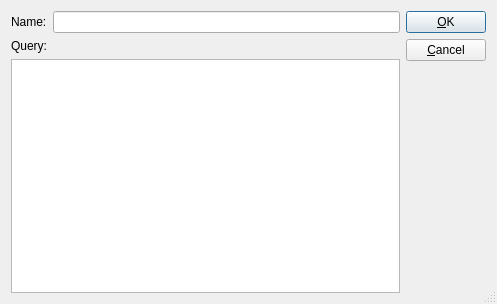
<ui version="4.0" >
 <author></author>
 <comment> * Copyright (c) 2002-2007 by OpenMFG, LLC
 *
 * This program is free software; you can redistribute it and/or modify
 * it under the terms of the GNU General Public License as published by
 * the Free Software Foundation; either version 2 of the License, or
 * (at your option) any later version.
 *
 * This program is distributed in the hope that it will be useful,
 * but WITHOUT ANY WARRANTY; without even the implied warranty of
 * MERCHANTABILITY or FITNESS FOR A PARTICULAR PURPOSE.  See the
 * GNU General Public License for more details.
 *
 * You should have received a copy of the GNU General Public License
 * along with this program; if not, write to the Free Software
 * Foundation, Inc., 59 Temple Place, Suite 330, Boston, MA  02111-1307  USA
 *
 * If you do not wish to be bound by the terms of the GNU General Public
 * License, DO NOT USE THIS SOFTWARE.  Please contact OpenMFG, LLC at
 * info@openmfg.com for details on how to purchase a commercial license.</comment>
 <exportmacro></exportmacro>
 <class>QueryEditor</class>
 <widget class="QDialog" name="QueryEditor" >
  <property name="geometry" >
   <rect>
    <x>0</x>
    <y>0</y>
    <width>497</width>
    <height>304</height>
   </rect>
  </property>
  <property name="windowTitle" >
   <string>Query Editor</string>
  </property>
  <property name="sizeGripEnabled" >
   <bool>true</bool>
  </property>
  <layout class="QHBoxLayout" >
   <property name="margin" >
    <number>11</number>
   </property>
   <property name="spacing" >
    <number>6</number>
   </property>
   <item>
    <layout class="QVBoxLayout" >
     <property name="margin" >
      <number>0</number>
     </property>
     <property name="spacing" >
      <number>6</number>
     </property>
     <item>
      <layout class="QHBoxLayout" >
       <property name="margin" >
        <number>0</number>
       </property>
       <property name="spacing" >
        <number>6</number>
       </property>
       <item>
        <widget class="QLabel" name="labelName" >
         <property name="text" >
          <string>Name:</string>
         </property>
        </widget>
       </item>
       <item>
        <widget class="QLineEdit" name="tbName" />
       </item>
      </layout>
     </item>
     <item>
      <widget class="QLabel" name="labelQuery" >
       <property name="text" >
        <string>Query:</string>
       </property>
      </widget>
     </item>
     <item>
      <widget class="QTextEdit" name="tbQuery" >
       <property name="font" >
        <font>
         <family>Courier</family>
         <pointsize>10</pointsize>
         <weight>50</weight>
         <italic>false</italic>
         <bold>false</bold>
         <underline>false</underline>
         <strikeout>false</strikeout>
        </font>
       </property>
      </widget>
     </item>
    </layout>
   </item>
   <item>
    <layout class="QVBoxLayout" >
     <property name="margin" >
      <number>0</number>
     </property>
     <property name="spacing" >
      <number>6</number>
     </property>
     <item>
      <widget class="QPushButton" name="btnOk" >
       <property name="text" >
        <string>&amp;OK</string>
       </property>
       <property name="default" >
        <bool>true</bool>
       </property>
      </widget>
     </item>
     <item>
      <widget class="QPushButton" name="btnCancel" >
       <property name="text" >
        <string>&amp;Cancel</string>
       </property>
      </widget>
     </item>
     <item>
      <spacer>
       <property name="orientation" >
        <enum>Qt::Vertical</enum>
       </property>
       <property name="sizeType" >
        <enum>QSizePolicy::Expanding</enum>
       </property>
       <property name="sizeHint" >
        <size>
         <width>20</width>
         <height>20</height>
        </size>
       </property>
      </spacer>
     </item>
    </layout>
   </item>
  </layout>
 </widget>
 <layoutdefault spacing="6" margin="11" />
 <pixmapfunction>qPixmapFromMimeSource</pixmapfunction>
 <resources/>
 <connections>
  <connection>
   <sender>btnOk</sender>
   <signal>clicked()</signal>
   <receiver>QueryEditor</receiver>
   <slot>accept()</slot>
   <hints>
    <hint type="sourcelabel" >
     <x>20</x>
     <y>20</y>
    </hint>
    <hint type="destinationlabel" >
     <x>20</x>
     <y>20</y>
    </hint>
   </hints>
  </connection>
  <connection>
   <sender>btnCancel</sender>
   <signal>clicked()</signal>
   <receiver>QueryEditor</receiver>
   <slot>reject()</slot>
   <hints>
    <hint type="sourcelabel" >
     <x>20</x>
     <y>20</y>
    </hint>
    <hint type="destinationlabel" >
     <x>20</x>
     <y>20</y>
    </hint>
   </hints>
  </connection>
 </connections>
</ui>
